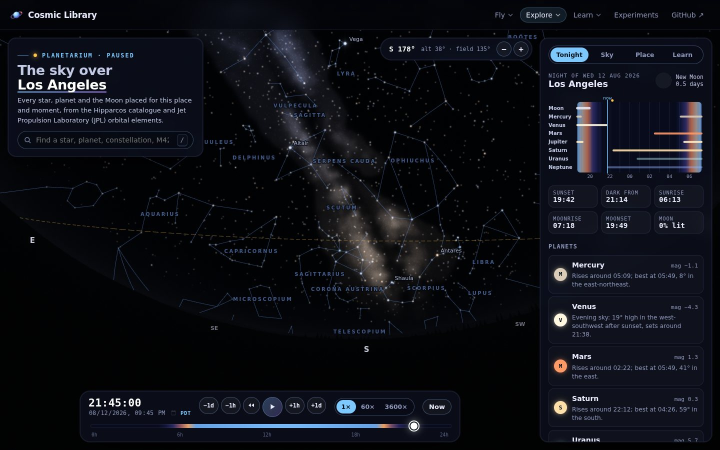
#> input picture media/screens/sky.jpg, 1440 x 900 px, found by its file name (shown at 1/2 size)
$ python spectrum.py sky.jpg --cal 412:435.8,803:546.1 --sun
#> lines starting #> are read from the running program, lines starting #| are printed output that depends on the picture
#!/usr/bin/env python3
"""Turn a phone photo of your DIY-spectroscope rainbow into a calibrated spectrum.

    python3 spectrum.py photo.jpg --cfl                 # auto-calibrate on a fluorescent lamp
    python3 spectrum.py sky.jpg --cal 412:435.8,803:546.1 --sun
    python3 spectrum.py --selftest                      # synthetic photo → check the pipeline

Steps
  1. find the bright band (or give --rows y0:y1), sum the pixels across it → intensity per column
  2. calibrate pixel → wavelength with a straight line through known lines:
       --cfl : finds the three strongest peaks of a fluorescent tube and identifies them by
               COLOUR (blue = mercury 435.8 nm, green = mercury 546.1 nm, red = europium 611.6 nm),
               so it works whichever way round the rainbow is
       --cal : your own "pixel:nanometres" pairs (two or more)
  3. write <photo>_spectrum.csv and <photo>_spectrum.png, with reference lines marked
       --sun : marks the Fraunhofer absorption lines of sunlight

The curve is NOT radiometrically calibrated: the phone sensor and the grating are more
sensitive to some colours than others. Line POSITIONS are trustworthy; relative heights are not.
Requires: numpy, pillow, matplotlib (scipy optional).
"""
import argparse, csv, os, sys
import numpy as np
from PIL import Image

# NIST Atomic Spectra Database wavelengths (air), nm
CFL_LINES = {"Hg 404.7": 404.66, "Hg 435.8": 435.83, "Tb 487.7": 487.7, "Tb 542.4": 542.4,
             "Hg 546.1": 546.07, "Hg 577/579": 578.0, "Eu 611.6": 611.6}
FRAUNHOFER = {"K (Ca⁺)": 393.37, "H (Ca⁺)": 396.85, "G (Fe/CH)": 430.8, "F (Hβ)": 486.13,
              "b (Mg)": 517.3, "E (Fe)": 527.04, "D (Na)": 589.3, "C (Hα)": 656.28,
              "B (O₂)": 686.7, "A (O₂)": 759.4}


def wavelength_rgb(nm):
    """Approximate visible colour of a wavelength (Dan Bruton's piecewise model)."""
    if nm < 380 or nm > 750:
        return (0.35, 0.35, 0.4)
    if nm < 440: r, g, b = -(nm - 440) / 60, 0.0, 1.0
    elif nm < 490: r, g, b = 0.0, (nm - 440) / 50, 1.0
    elif nm < 510: r, g, b = 0.0, 1.0, -(nm - 510) / 20
    elif nm < 580: r, g, b = (nm - 510) / 70, 1.0, 0.0
    elif nm < 645: r, g, b = 1.0, -(nm - 645) / 65, 0.0
    else: r, g, b = 1.0, 0.0, 0.0
    f = 0.3 + 0.7 * (nm - 380) / 40 if nm < 420 else (0.3 + 0.7 * (750 - nm) / 50 if nm > 700 else 1.0)
    return (r * f, g * f, b * f)


def extract(img, rows=None, vertical=False):
    a = np.asarray(img.convert("RGB")).astype(float) / 255.0
    if vertical:
        a = a.transpose(1, 0, 2)
    lum = a.sum(2)
    if rows:
        y0, y1 = rows
    else:
        prof = lum.sum(1)
        prof = prof - np.median(prof)
        thr = 0.5 * prof.max()
        on = np.nonzero(prof > thr)[0]
        y0, y1 = on.min(), on.max() + 1
    band = a[y0:y1]
    intensity = band.sum(2).sum(0)
    colour = band.sum(0)                           # per-column RGB, used to identify lines
    bg = np.percentile(intensity, 5)
    return intensity - bg, colour, (y0, y1)


# [40 lines left out: functions find_peaks, refine, cfl_calibration, not called in this run]


def fit(pairs):
    px = np.array([p for p, _ in pairs]); nm = np.array([n for _, n in pairs])
    a, b = np.polyfit(px, nm, 1)
    resid = nm - (a * px + b)
    return a, b, resid


def plot(nm, y, out, refs, title):
    import matplotlib
    matplotlib.use("Agg")
    import matplotlib.pyplot as plt
    SURF, INK, INK2, MUTED, GRID = "#0b0f1c", "#e9edff", "#c3cae6", "#8f98bd", "#1b2238"
    yn = y / y.max()
    fig, ax = plt.subplots(figsize=(10, 4.6), dpi=130, facecolor=SURF)
    ax.set_facecolor(SURF); ax.grid(True, color=GRID, lw=0.8)
    for s in ax.spines.values():
        s.set_visible(False)
    ax.tick_params(colors=MUTED, length=0)
    ax.set_axisbelow(True)
    # rainbow under the curve: a colour strip clipped to the area below the spectrum
    grad = np.array([wavelength_rgb(w) for w in nm])[None, :, :]
    poly = ax.fill_between(nm, 0, yn, color="none", lw=0)
    im = ax.imshow(grad, extent=(nm.min(), nm.max(), 0, 1.0), aspect="auto", alpha=0.9, zorder=1)
    im.set_clip_path(poly.get_paths()[0], transform=ax.transData)
    ax.plot(nm, yn, color=INK, lw=1.2, zorder=3)
    lo, hi = nm.min(), nm.max()
    k = 0
    for name, w in refs.items():
        if lo < w < hi:
            ax.axvline(w, color=MUTED, lw=0.8, ls=(0, (3, 3)))
            ax.text(w, 1.04 + 0.07 * (k % 2), name, rotation=0, ha="center", va="bottom", color=INK2, fontsize=8)
            k += 1
    ax.set_xlim(max(lo, 380), min(hi, 760)); ax.set_ylim(0, 1.22)
    ax.set_xlabel("wavelength (nm)", color=INK2); ax.set_ylabel("relative intensity", color=INK2)
    ax.set_title(title, color=INK, loc="left", fontsize=12, pad=26)
    fig.savefig(out, facecolor=SURF, bbox_inches="tight"); plt.close(fig)


def run(path, cal=None, cfl=False, sun=False, rows=None, vertical=False, out_prefix=None, quiet=False):
    img = Image.open(path)
    y, colour, band = extract(img, rows, vertical)
    if cfl:
        pairs = cfl_calibration(y, colour)
    elif cal:
        pairs = [(float(p), float(n)) for p, n in (c.split(":") for c in cal.split(","))]
    else:
        raise SystemExit("give --cfl or --cal px:nm,px:nm")
    a, b, resid = fit(pairs)
    px = np.arange(len(y))
    nm = a * px + b
    if a < 0:                                  # rainbow was red-on-the-left: flip
        nm, y = nm[::-1], y[::-1]
    prefix = out_prefix or os.path.splitext(path)[0] + "_spectrum"
    with open(prefix + ".csv", "w", newline="") as f:
        w = csv.writer(f); w.writerow(["wavelength_nm", "intensity"])
        for wl, v in zip(nm, y):
            w.writerow([f"{wl:.2f}", f"{v:.4f}"])
    refs = FRAUNHOFER if sun else CFL_LINES
    plot(nm, y, prefix + ".png", refs, os.path.basename(path) + ("  ·  sunlight / sky" if sun else "  ·  calibrated on Hg/Eu lines"))
    if not quiet:
        print(f"band rows {band[0]}–{band[1]}, dispersion {abs(a):.3f} nm/pixel, fit residuals {np.abs(resid).max():.2f} nm")
        print("wrote", prefix + ".csv", "and", prefix + ".png")
    return nm, y, a, b


# [32 lines left out: function selftest, not called in this run]


def main():
    ap = argparse.ArgumentParser(description=__doc__, formatter_class=argparse.RawDescriptionHelpFormatter)
    ap.add_argument("photo", nargs="?")
    ap.add_argument("--cfl", action="store_true", help="auto-calibrate on fluorescent-lamp lines")
    ap.add_argument("--cal", help='manual calibration, e.g. "412:435.8,803:546.1"')
    ap.add_argument("--sun", action="store_true", help="label Fraunhofer lines")
    ap.add_argument("--rows", help="band rows y0:y1 (default: auto)")
    ap.add_argument("--vertical", action="store_true", help="the rainbow runs top-to-bottom")
    ap.add_argument("--selftest", action="store_true")
    a = ap.parse_args()
    if a.selftest:
        d = os.path.join(os.path.dirname(os.path.abspath(__file__)), "images")
        os.makedirs(d, exist_ok=True)
        sys.exit(0 if selftest(d) else 1)
    if not a.photo:
        ap.error("give a photo (or --selftest)")
    rows = tuple(int(v) for v in a.rows.split(":")) if a.rows else None
    run(a.photo, a.cal, a.cfl, a.sun, rows, a.vertical)
#> in run, img is the input picture: PIL image 1440x900 RGB; mean R, G, B 14.2, 15.9, 22.4
#> in extract, `prof = lum.sum(1)`: prof = 900 values, max 1164.7 at index 848, min 22.12 at index 888, mean 296.2
#> in extract, `prof = prof - np.median(prof)`: prof = 900 values, max 898.4 at index 848, min -244.2 at index 888, mean 29.82
#> in extract, `thr = 0.5 * prof.max()`: thr = 449.2
#> in extract, `on = np.nonzero(prof > thr)[0]`: on = [165, 166, 299, 810, 811, 812, 848, 849, 850, 851, 852, 853, 854, 855]
#> in extract, `y0, y1 = on.min(), on.max() + 1`: y0 = 165; y1 = 856
#> in extract, `band = a[y0:y1]`:
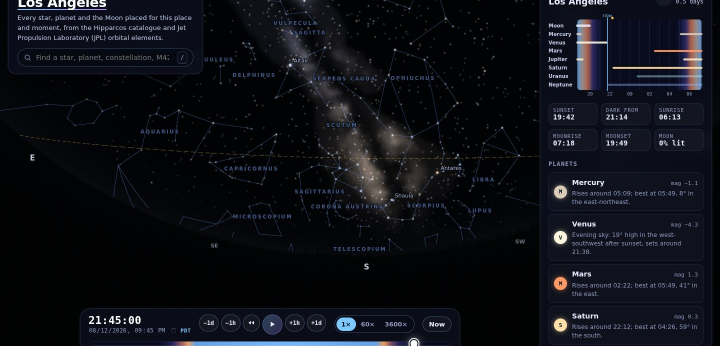
#> band: shape (691, 1440, 3) float64 (shown at 1/2 size); mean R, G, B 0.0573, 0.063, 0.0871
#> in extract, `intensity = band.sum(2).sum(0)`: intensity = 1440 values, max 533.2 at index 1160, min 11.04 at index 1073, mean 143.3
#> in extract, `colour = band.sum(0)`: colour = 1440 rows, first 8: [6.14, 9.54, 12.44], [6.12, 9.54, 12.33], [6.2, 9.61, 11.88], [6.28, 9.71, 11.93], [6.22, 9.68, 11.82], [6.16, 9.62, 11.72], [6.15, 9.61, 11.75], [6.24, 9.71, 11.8]
#> in extract, `bg = np.percentile(intensity, 5)`: bg = 30.61
#> in run, `y, colour, band = extract(img, rows, vertical)`: y = 1440 values, max 502.6 at index 1160, min -19.57 at index 1073, mean 112.7; band = (165, 856)
#> in run, `px = np.arange(len(y))`: px = 1440 values from 0 to 1439
#> in run, `nm = a * px + b`: nm = 1440 values from 319.6 to 725.5
#> the loop in run, `for wl, v in zip(nm, y):` made 1440 passes
#> (wl, v) on passes 1 to 3: (319.6, -2.49), (319.9, -2.62), (320.1, -2.92)
#> in plot, `yn = y / y.max()`: yn = 1440 values, max 1 at index 1160, min -0.0389 at index 1073, mean 0.224
#> in plot, `grad = np.array([wavelength_rgb(w) for w in nm])[None, :, :]`: grad = 1440 rows, first 8: [0.35, 0.35, 0.4], [0.35, 0.35, 0.4], [0.35, 0.35, 0.4], [0.35, 0.35, 0.4], [0.35, 0.35, 0.4], [0.35, 0.35, 0.4], [0.35, 0.35, 0.4], [0.35, 0.35, 0.4]
#> in plot, `lo, hi = nm.min(), nm.max()`: lo = 319.6; hi = 725.5
#> after the loop in plot, `for name, w in refs.items():`: k = 9
#> in plot, `fig.savefig(out, facecolor=SURF, bbox_inches='tight')`:
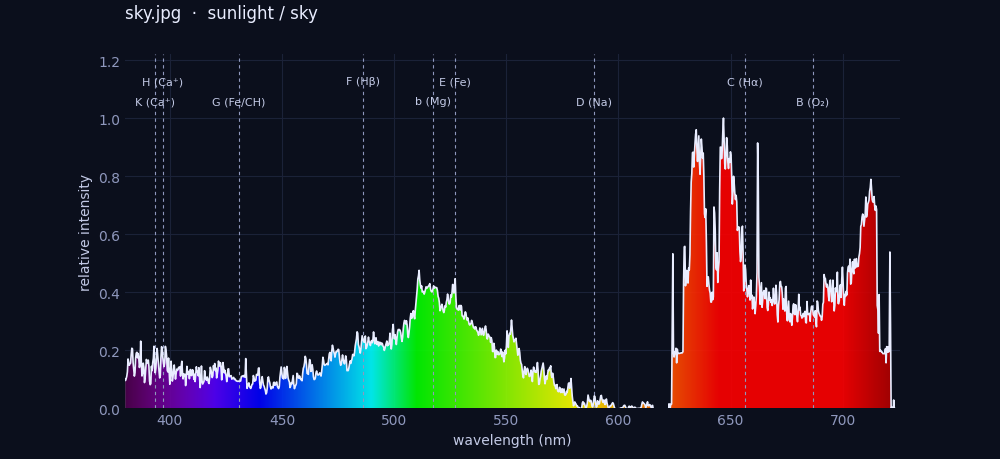
#> figure drawn by matplotlib, 1 panel
#| band rows 165–856, dispersion 0.282 nm/pixel, fit residuals 0.00 nm


if __name__ == "__main__":
    main()

$ run again, with media/screens/academy.jpg copied over media/screens/sky.jpg
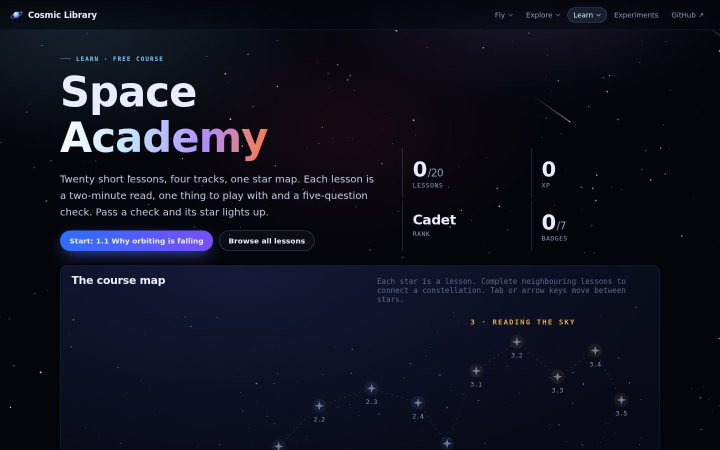
#> input picture media/screens/academy.jpg, 1440 x 900 px, found by its file name (shown at 1/2 size)
#> in run, img is the input picture: PIL image 1440x900 RGB; mean R, G, B 16.2, 17.7, 30.9
#> in extract, `prof = lum.sum(1)`: prof = 900 values, max 1080 at index 480, min 121.4 at index 415, mean 365.7
#> in extract, `prof = prof - np.median(prof)`: prof = 900 values, max 759.3 at index 480, min -199.3 at index 415, mean 45.04
#> thr = 379.7
#> on = 60 values from 174 to 567
#> y0 = 174; y1 = 568
#> in extract, `band = a[y0:y1]`:
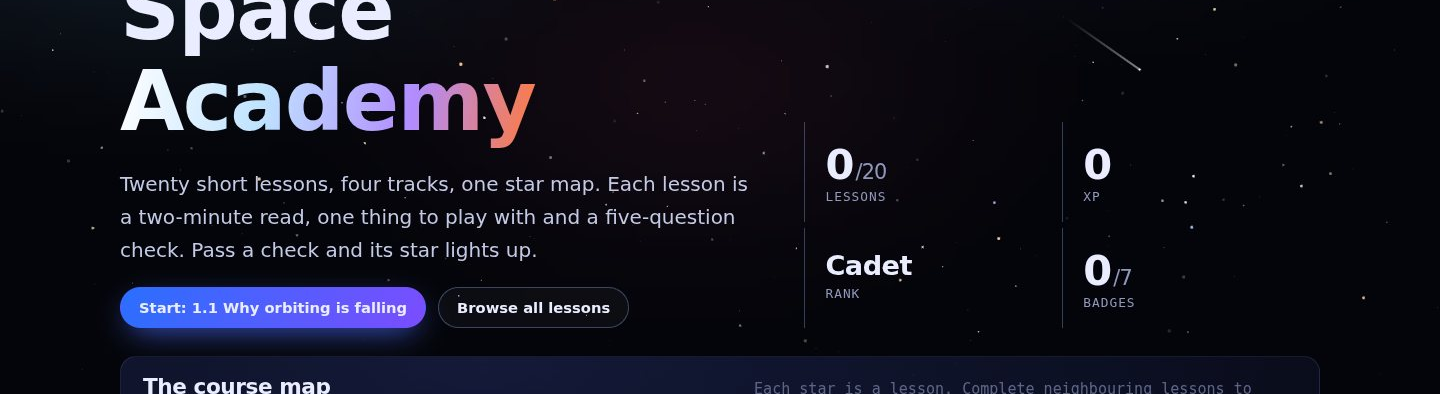
#> band: shape (394, 1440, 3) float64; mean R, G, B 0.0819, 0.0816, 0.128
#> intensity = 1440 values, max 452.3 at index 198, min 29.14 at index 1366, mean 115
#> in extract, `colour = band.sum(0)`: colour = 1440 rows, first 8: [8.21, 10.62, 19.01], [8.68, 11.09, 19.48], [8.71, 11.11, 19.51], [8.35, 10.75, 19.15], [8.21, 10.62, 19.01], [8.2, 10.61, 19], [8.18, 10.59, 18.98], [8.22, 10.63, 19.02]
#> bg = 29.36
#> in run, `y, colour, band = extract(img, rows, vertical)`: y = 1440 values, max 422.9 at index 198, min -0.219 at index 1366, mean 85.66; band = (174, 568)
#> px = 1440 values from 0 to 1439
#> nm = 1440 values from 319.6 to 725.5
#> the loop in run, `for wl, v in zip(nm, y):` made 1440 passes
#> (wl, v) on passes 1 to 3: (319.6, 8.48), (319.9, 9.89), (320.1, 9.96)
#> yn = 1440 values, max 1 at index 198, min -0.000519 at index 1366, mean 0.203
#> grad = 1440 rows, first 8: [0.35, 0.35, 0.4], [0.35, 0.35, 0.4], [0.35, 0.35, 0.4], [0.35, 0.35, 0.4], [0.35, 0.35, 0.4], [0.35, 0.35, 0.4], [0.35, 0.35, 0.4], [0.35, 0.35, 0.4]
#> lo = 319.6; hi = 725.5
#> after the loop in plot, `for name, w in refs.items():`: k = 9
#> in plot, `fig.savefig(out, facecolor=SURF, bbox_inches='tight')`:
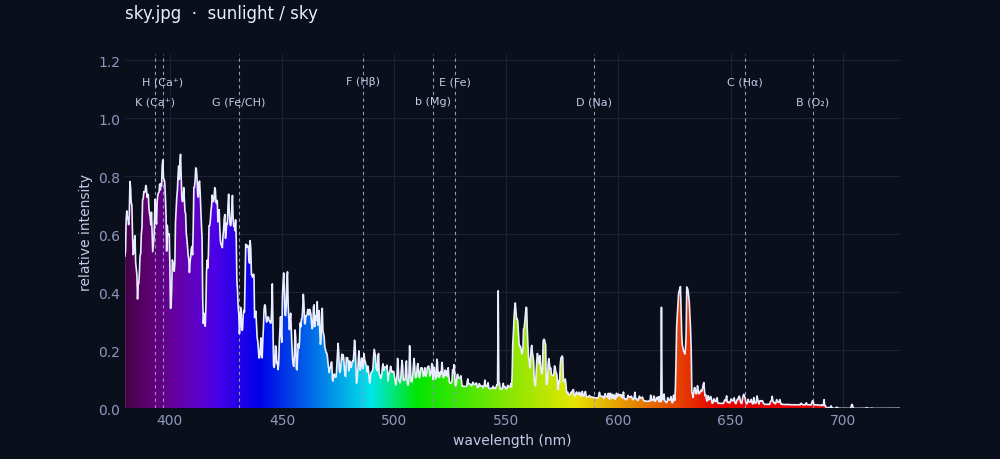
#> figure drawn by matplotlib, 1 panel
#| band rows 174–568, dispersion 0.282 nm/pixel, fit residuals 0.00 nm

$ run again, with media/screens/black-hole.jpg copied over media/screens/sky.jpg
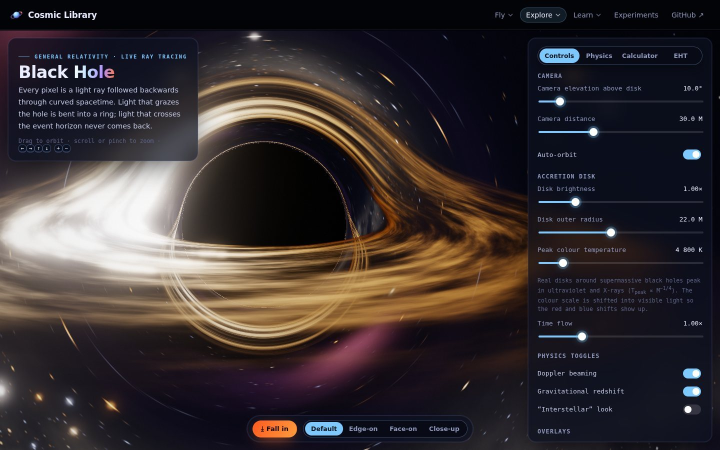
#> input picture media/screens/black-hole.jpg, 1440 x 900 px, found by its file name (shown at 1/2 size)
#> in run, img is the input picture: PIL image 1440x900 RGB; mean R, G, B 55.1, 47.4, 48.6
#> in extract, `prof = lum.sum(1)`: prof = 900 values, max 2040.8 at index 526, min 53.77 at index 60, mean 853
#> in extract, `prof = prof - np.median(prof)`: prof = 900 values, max 1319.5 at index 526, min -667.5 at index 60, mean 131.7
#> thr = 659.8
#> on = 130 values from 402 to 609
#> y0 = 402; y1 = 610
#> in extract, `band = a[y0:y1]`:
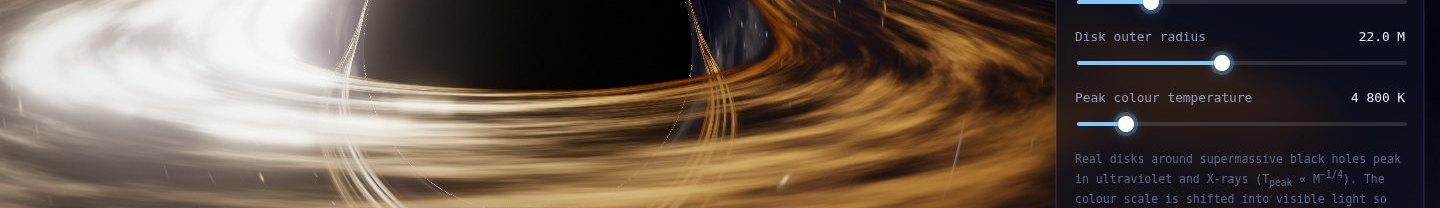
#> band: shape (208, 1440, 3) float64; mean R, G, B 0.402, 0.342, 0.295
#> intensity = 1440 values, max 504 at index 262, min 22.73 at index 1428, mean 216.2
#> in extract, `colour = band.sum(0)`: colour = 1440 rows, first 8: [115, 103.3, 93.93], [115.5, 103.9, 94.47], [116.4, 104.8, 95.43], [117.5, 105.9, 96.51], [118.5, 107, 97.76], [119.3, 107.8, 98.55], [120.1, 108.9, 99.9], [121.2, 110, 100.9]
#> bg = 57.44
#> in run, `y, colour, band = extract(img, rows, vertical)`: y = 1440 values, max 446.6 at index 262, min -34.71 at index 1428, mean 158.7; band = (402, 610)
#> px = 1440 values from 0 to 1439
#> nm = 1440 values from 319.6 to 725.5
#> the loop in run, `for wl, v in zip(nm, y):` made 1440 passes
#> (wl, v) on passes 1 to 3: (319.6, 254.8), (319.9, 256.5), (320.1, 259.2)
#> yn = 1440 values, max 1 at index 262, min -0.0777 at index 1428, mean 0.355
#> grad = 1440 rows, first 8: [0.35, 0.35, 0.4], [0.35, 0.35, 0.4], [0.35, 0.35, 0.4], [0.35, 0.35, 0.4], [0.35, 0.35, 0.4], [0.35, 0.35, 0.4], [0.35, 0.35, 0.4], [0.35, 0.35, 0.4]
#> lo = 319.6; hi = 725.5
#> after the loop in plot, `for name, w in refs.items():`: k = 9
#> in plot, `fig.savefig(out, facecolor=SURF, bbox_inches='tight')`:
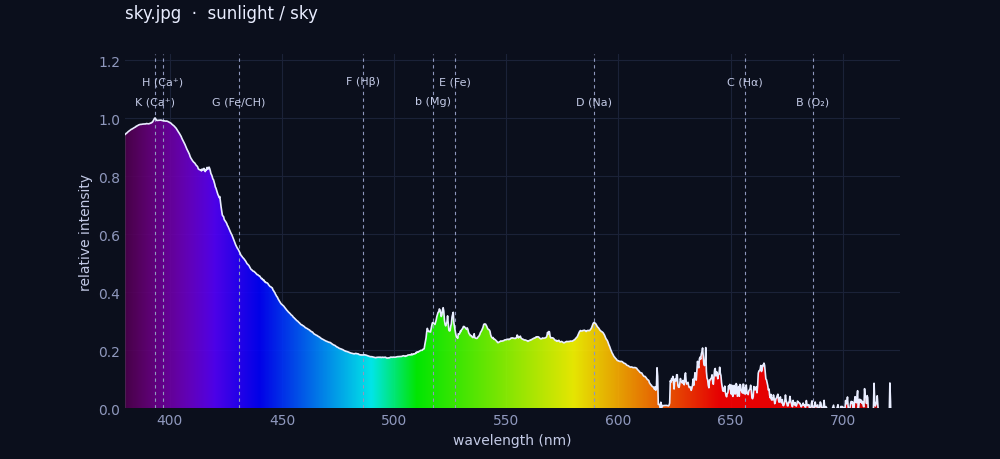
#> figure drawn by matplotlib, 1 panel
#| band rows 402–610, dispersion 0.282 nm/pixel, fit residuals 0.00 nm

$ run again, with media/screens/booster-entry.jpg copied over media/screens/sky.jpg
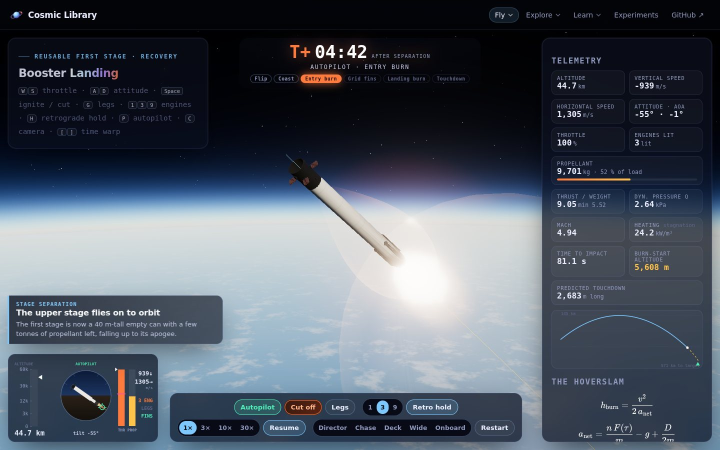
#> input picture media/screens/booster-entry.jpg, 1440 x 900 px, found by its file name (shown at 1/2 size)
#> in run, img is the input picture: PIL image 1440x900 RGB; mean R, G, B 77.5, 86, 98.2
#> in extract, `prof = lum.sum(1)`: prof = 900 values, max 3206.7 at index 466, min 15.02 at index 66, mean 1478
#> in extract, `prof = prof - np.median(prof)`: prof = 900 values, max 1978.3 at index 466, min -1213.5 at index 66, mean 249.5
#> thr = 989.1
#> on = 277 values from 402 to 736
#> y0 = 402; y1 = 737
#> in extract, `band = a[y0:y1]`:
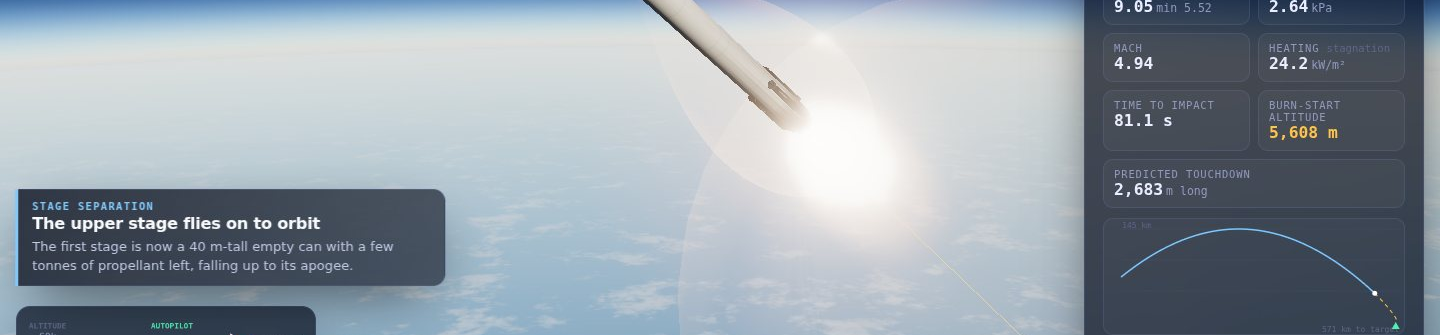
#> band: shape (335, 1440, 3) float64; mean R, G, B 0.584, 0.626, 0.663
#> intensity = 1440 values, max 893.3 at index 830, min 255.9 at index 1421, mean 627.4
#> in extract, `colour = band.sum(0)`: colour = 1440 rows, first 8: [236.1, 259, 272.4], [235.7, 259, 272.2], [235.2, 258.7, 273.2], [234.5, 258.6, 272.8], [234, 258.2, 273.3], [233.6, 258, 272.4], [234.3, 257.4, 272], [234.3, 257.4, 271]
#> bg = 285.7
#> in run, `y, colour, band = extract(img, rows, vertical)`: y = 1440 values, max 607.6 at index 830, min -29.78 at index 1421, mean 341.7; band = (402, 737)
#> px = 1440 values from 0 to 1439
#> nm = 1440 values from 319.6 to 725.5
#> the loop in run, `for wl, v in zip(nm, y):` made 1440 passes
#> (wl, v) on passes 1 to 3: (319.6, 481.8), (319.9, 481.2), (320.1, 481.4)
#> yn = 1440 values, max 1 at index 830, min -0.049 at index 1421, mean 0.562
#> grad = 1440 rows, first 8: [0.35, 0.35, 0.4], [0.35, 0.35, 0.4], [0.35, 0.35, 0.4], [0.35, 0.35, 0.4], [0.35, 0.35, 0.4], [0.35, 0.35, 0.4], [0.35, 0.35, 0.4], [0.35, 0.35, 0.4]
#> lo = 319.6; hi = 725.5
#> after the loop in plot, `for name, w in refs.items():`: k = 9
#> in plot, `fig.savefig(out, facecolor=SURF, bbox_inches='tight')`:
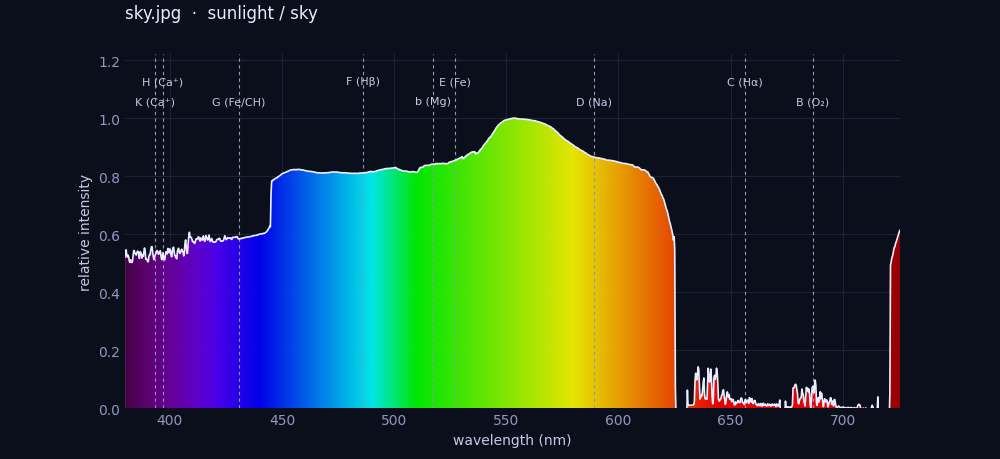
#> figure drawn by matplotlib, 1 panel
#| band rows 402–737, dispersion 0.282 nm/pixel, fit residuals 0.00 nm
